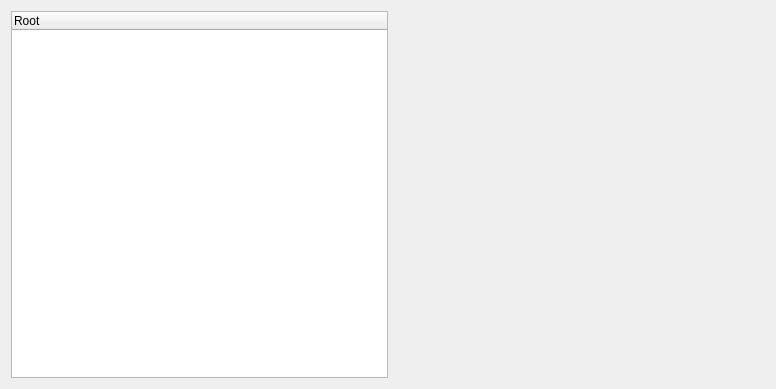
<?xml version="1.0" encoding="UTF-8"?>
<ui version="4.0">
 <class>ContentBrowser</class>
 <widget class="QWidget" name="ContentBrowser">
  <property name="geometry">
   <rect>
    <x>0</x>
    <y>0</y>
    <width>776</width>
    <height>389</height>
   </rect>
  </property>
  <property name="windowTitle">
   <string>Form</string>
  </property>
  <layout class="QHBoxLayout" name="horizontalLayout">
   <item>
    <widget class="QTreeWidget" name="treeWidget">
     <property name="maximumSize">
      <size>
       <width>16777215</width>
       <height>16777215</height>
      </size>
     </property>
     <column>
      <property name="text">
       <string>Root</string>
      </property>
     </column>
    </widget>
   </item>
   <item>
    <spacer name="horizontalSpacer">
     <property name="orientation">
      <enum>Qt::Horizontal</enum>
     </property>
     <property name="sizeHint" stdset="0">
      <size>
       <width>40</width>
       <height>20</height>
      </size>
     </property>
    </spacer>
   </item>
  </layout>
 </widget>
 <resources/>
 <connections/>
</ui>
